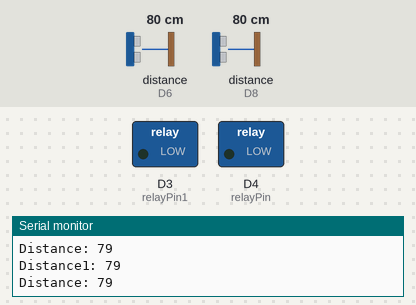
Recording of a sketch running on a simulated ESP8266 (NodeMCU). On the bench: switched loads named in the sketch (green lamp = pin HIGH), the last lines printed to the serial monitor. Wiring (inferred from the names in the program): 2 × ultrasonic range finder: trigger D7, echo D8 / trigger D5, echo D6. The inputs (shaded band) are chosen by the test bench; at power-on: distance to the obstacle (sensors on D6, D8) 80 cm. The echo pulse lasts 58.3 µs per cm; pins used as bus, display or sensor lines are not drawn.

Above: at 4.8 s.
4.9 s: distance to the obstacle (sensor on D6) set to 8 cm
11.2 s: distance to the obstacle (sensor on D6) set to 5 cm
At 14.8 s:
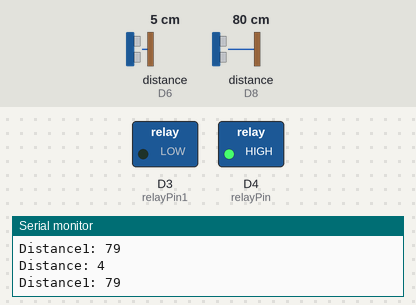
16.2 s: distance to the obstacle (sensor on D8) set to 13 cm
21.2 s: distance to the obstacle (sensor on D8) set to 10 cm
At 25.0 s:
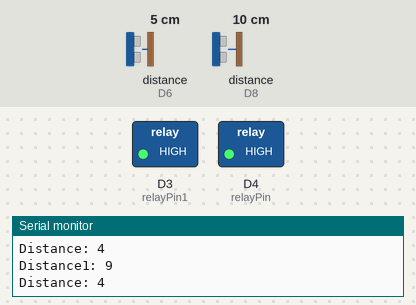
26.2 s: distance to the obstacle (sensor on D6) set to 9 cm
At 30.9 s:
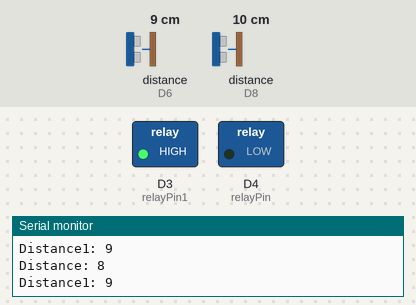
31.5 s: distance to the obstacle (sensor on D6) set to 2 cm
At 35.2 s:
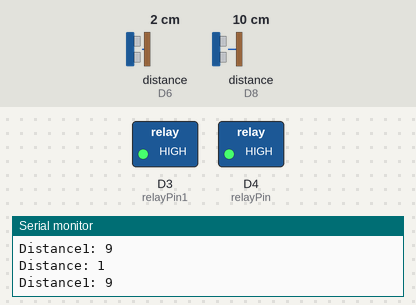
Timing chart, 0 to 36.7 s (numbered marks = the images above; inputs shaded):
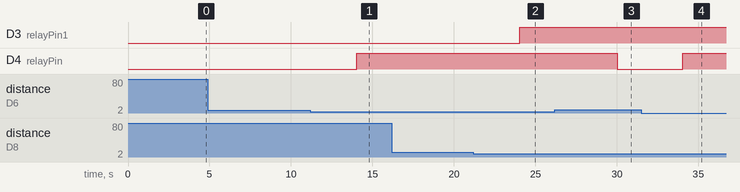

The sketch:

Code.ino
```cpp
const int trigPin = D5;
const int echoPin = D6;
const int relayPin = D4;

const int trigPin1 = D7;
const int echoPin1 = D8;
const int relayPin1 = D3;

long duration,duration1;
int distance,distance1;

void setup() {
pinMode(trigPin, OUTPUT); // Sets the trigPin as an Output
pinMode(echoPin, INPUT); // Sets the echoPin as an Input
pinMode(relayPin,OUTPUT);

pinMode(trigPin1, OUTPUT); // Sets the trigPin as an Output
pinMode(echoPin1, INPUT); // Sets the echoPin as an Input
pinMode(relayPin1,OUTPUT);
Serial.begin(9600); // Starts the serial communication
}
void loop() {

// Clears the trigPin
digitalWrite(trigPin, LOW);
delayMicroseconds(2);

// Sets the trigPin on HIGH state for 10 micro seconds
digitalWrite(trigPin, HIGH);
delayMicroseconds(10);
digitalWrite(trigPin, LOW);

// Reads the echoPin, returns the sound wave travel time in microseconds
duration = pulseIn(echoPin, HIGH);

// Calculating the distance
distance= duration*0.034/2;
// Prints the distance on the Serial Monitor
Serial.print("Distance: ");
Serial.println(distance);
delay(2000);
if(distance<=5)
{
  digitalWrite(relayPin,HIGH);
}
else
{
  digitalWrite(relayPin,LOW);
}


// Clears the trigPin
digitalWrite(trigPin1, LOW);
delayMicroseconds(2);

// Sets the trigPin on HIGH state for 10 micro seconds
digitalWrite(trigPin1, HIGH);
delayMicroseconds(10);
digitalWrite(trigPin1, LOW);

// Reads the echoPin, returns the sound wave travel time in microseconds
duration1 = pulseIn(echoPin1, HIGH);

// Calculating the distance
distance1 = duration1*0.034/2;
// Prints the distance on the Serial Monitor
Serial.print("Distance1: ");
Serial.println(distance1);
delay(2000);
if(distance1<=10)
{
  digitalWrite(relayPin1,HIGH);
}
else
{
  digitalWrite(relayPin1,LOW);
}
}
```

Measured:
- the behaviour switches between 7 and 6 cm on distance to the obstacle (sensor on D6) (found by bisection; images 0 and 1)
- the behaviour switches between 12 and 11 cm on distance to the obstacle (sensor on D8) (found by bisection; images 1 and 2)
- after the input at 11.2 s, D4 (relayPin): LOW → HIGH after 2.8 s
- after the input at 21.2 s, D3 (relayPin1): LOW → HIGH after 2.8 s
- after the input at 26.2 s, D4 (relayPin): HIGH → LOW after 3.8 s
- after the input at 31.5 s, D4 (relayPin): LOW → HIGH after 2.5 s
